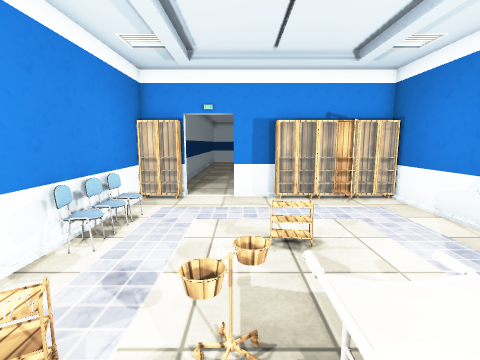
[1] (above)

14 first-person views from a walk through a scene from a Unity 3-D project. The camera is 1.3 m above the floor, tilts 8° down and sees 85° across. The floor is counted in squares, 0.5 m on a side. Each view is taken from the middle of a square. On the plan, view 1 faces up. The plan holds only what a view shows up to about 18 squares ahead; the rest is blank. The place goes on beyond the plan. Door leaves are left out, so doorways stand open. Some surface patterns are stand-ins.

[2]
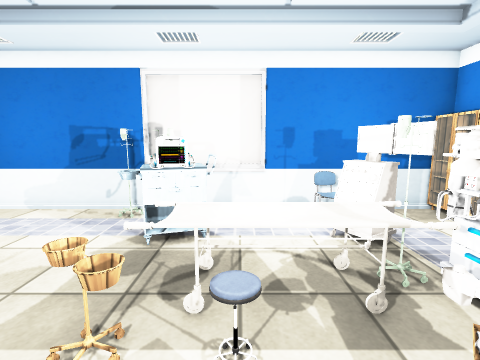

[3]
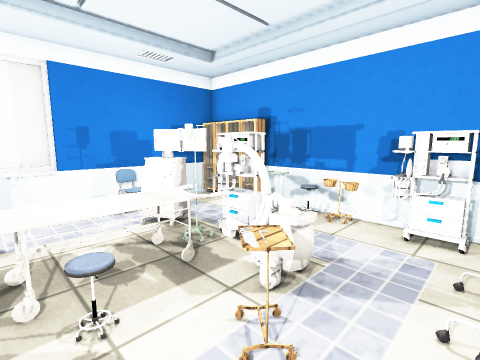

[4]
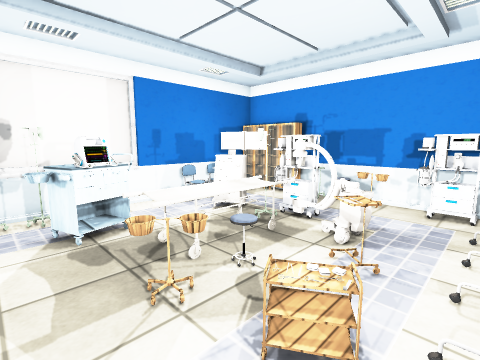

[5]
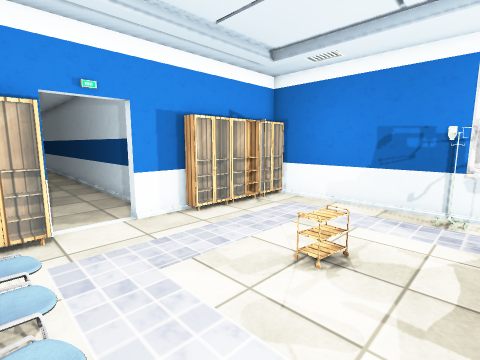

[6]
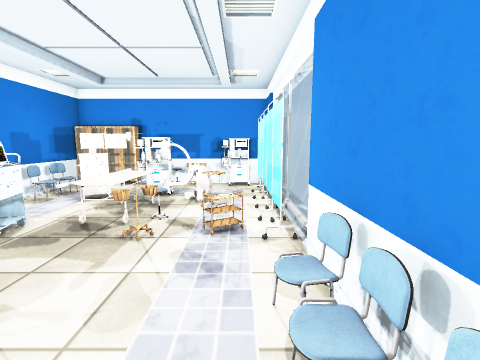

[7]
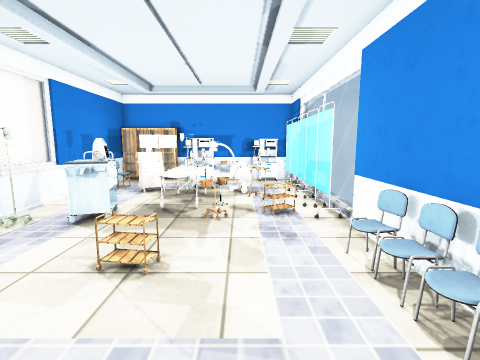

[8]
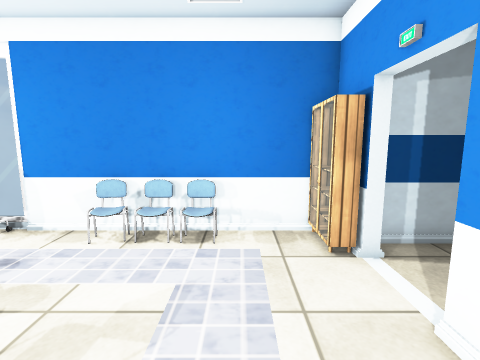

[9]
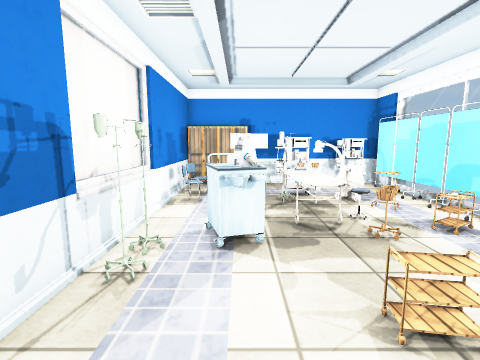

[10]
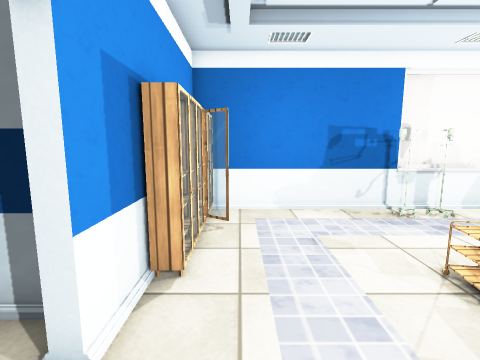

[11]
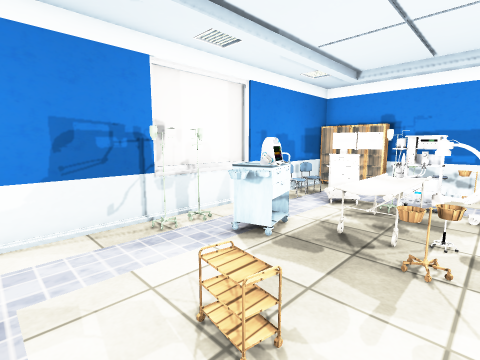

[12]
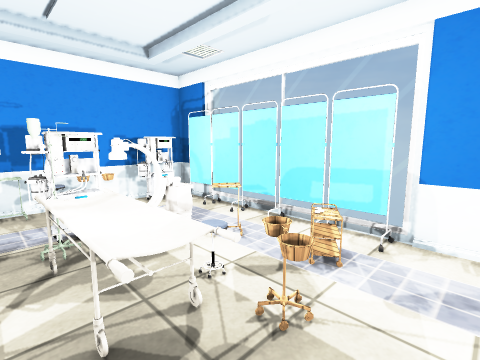

[13]
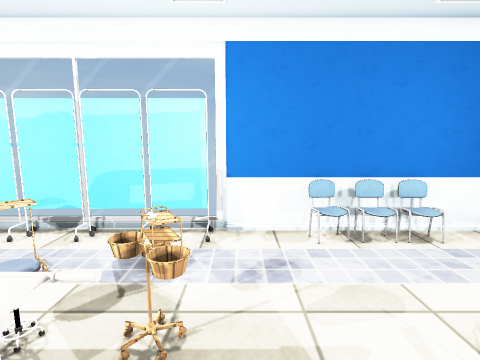

[14]
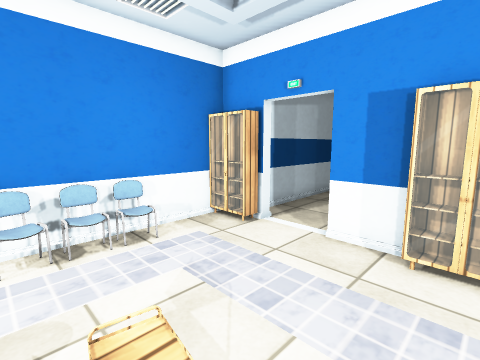

### Floor plan
Key: @ floor where view 1 was taken; # wall or solid block; . floor; D open door; = window, fence, low wall or low ledge; S shelf; C chair; U curtain; O other object.
Columns run from 6 left of view 1 to 8 right of it. Each row starts with its distance up from view 1.
 16   #....#
 15   #....#
 14   #....#
 13  S##DD########
 12  SSS....SSSSSS
 11  #...........#
 10  #...........#
  9  #C..........#
  8  ##..........#
  7  #C....O.....#
  6  #C..........#
  5  #..........O#
  4  #........O.O##
  3  =U...OOOOOO.##
  2  =.O..OOO.OO.=#
  1  =U...OOO....=#
  0  =U.O.@OO....##
 -1  =..O..OO....#
 -2  =U.OOOOOOOOOC
 -3  =.....OOOO..#
 -4   U....O.....C
 -5 ##...........#
 -6  #OOOOO.OOSSS#
 -7  #######O#SSS#

Positions as (right, up) in squares from view 1, and headings:
1: (0, 0), facing up
2: (-3, 1), facing right
3: (-4, 2), facing down-right
4: (-4, 5), facing down-right
5: (-4, 4), facing up-right
6: (-3, 10), facing down
7: (-1, 12), facing down
8: (3, 10), facing left
9: (4, 10), facing down
10: (-3, 11), facing right
11: (-1, 9), facing down-right
12: (3, 5), facing down-left
13: (3, 4), facing left
14: (3, 6), facing up-left
